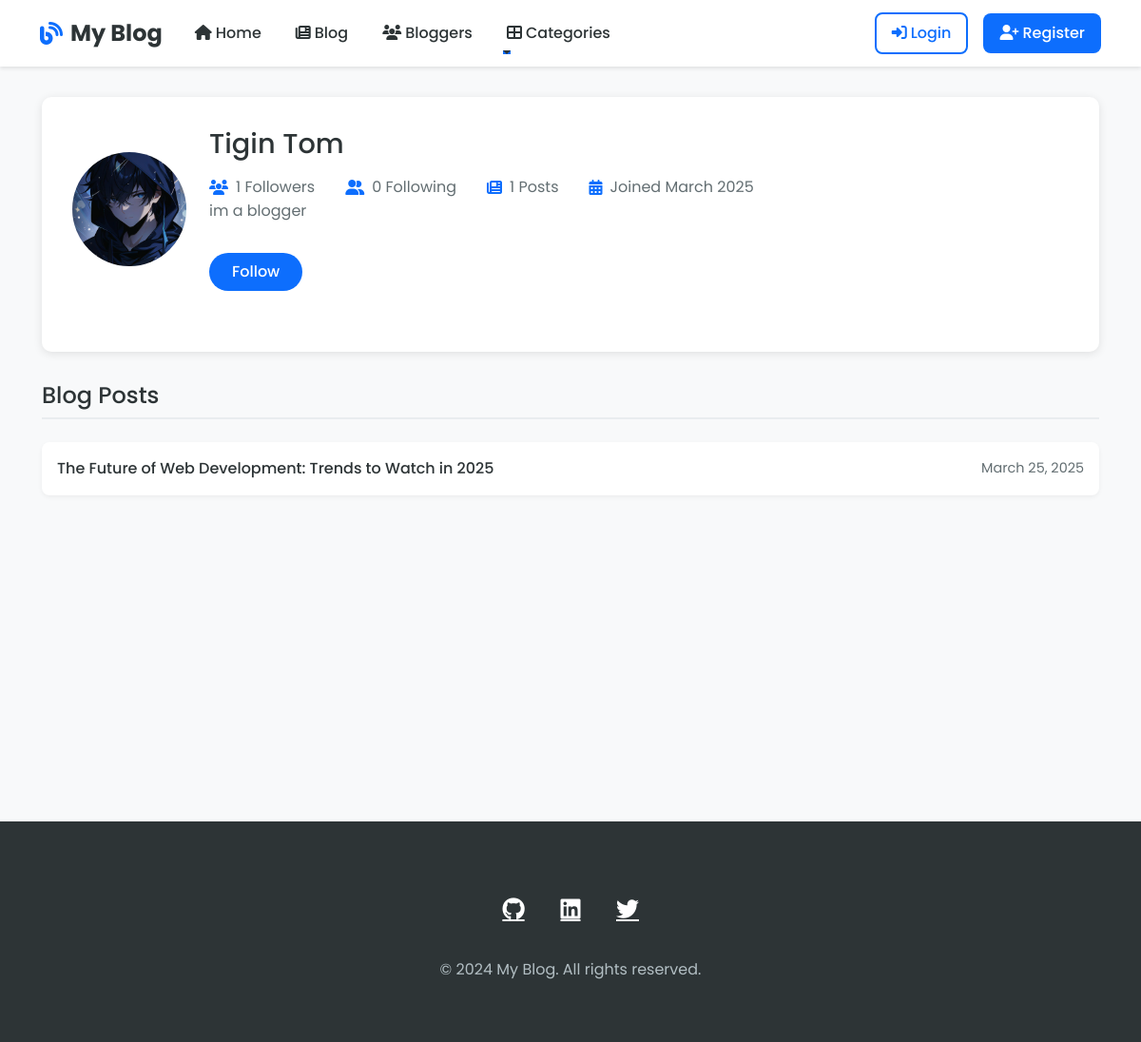
Screenshot of /blog/blogger/2/ with the database file from the repository.
### myapp/models.py (models this page shows, shortened)
class UserProfile(models.Model):
    user = models.OneToOneField(User, on_delete=models.CASCADE, related_name='profile')
    profile_picture = models.ImageField(upload_to='profile_pics/', null=True, blank=True)
    bio = models.TextField(max_length=500, blank=True)
    followers = models.ManyToManyField(User, related_name='following', blank=True)
    created_at = models.DateTimeField(auto_now_add=True)
    updated_at = models.DateTimeField(auto_now=True)
    def get_followers_count(self):
        return self.followers.count()
    def get_following_count(self):
        return self.user.following.count()

class BlogPost(models.Model):
    title = models.CharField(max_length=200)
    slug = models.SlugField(unique=True)
    content = models.TextField()
    excerpt = models.TextField(blank=True)
    author = models.ForeignKey(User, on_delete=models.CASCADE)
    image = models.ImageField(upload_to='blog_images/', blank=True, null=True)
    created_at = models.DateTimeField(auto_now_add=True)
    updated_at = models.DateTimeField(auto_now=True)
    status = models.CharField(max_length=10, choices=[
        ('draft', 'Draft'),
        ('published', 'Published')
    ], default='draft')
    likes = models.ManyToManyField(User, related_name='liked_posts', blank=True)
    shares = models.IntegerField(default=0)
    class Meta:
        ordering = ['-created_at']

### myapp/views.py (the view)
# urls.py: path('blog/blogger/<int:user_id>/', views.blogger_detail, name='blogger_detail'),
def blogger_detail(request, user_id):
    blogger = get_object_or_404(User, id=user_id)
    posts = BlogPost.objects.filter(author=blogger).order_by('-created_at')
    return render(request, 'myapp/blogger_detail.html', {
        'blogger': blogger,
        'posts': posts
    })

### myapp/templates/myapp/blogger_detail.html (shortened to what this page needs)
{% extends 'myapp/base.html' %}
{% block content %}
<div class="container">
    <div class="blogger-profile">
        <div class="blogger-header">
            <div class="blogger-avatar">
                {% if blogger.profile.profile_picture %}
                    <img src="{{ blogger.profile.profile_picture.url }}" alt="{{ blogger.username }}">
                {% else %}
                    <i class="fas fa-user"></i>
                {% endif %}
            </div>
            <div class="blogger-info">
                <h1>{{ blogger.get_full_name|default:blogger.username }}</h1>
                <div class="blogger-stats">
                    <div class="stat-item" onclick="window.location.href='{% url 'followers_list' blogger.id %}'">
                        <i class="fas fa-users"></i>
                        <span>{{ blogger.profile.get_followers_count }} Followers</span>
                    </div>
                    <div class="stat-item" onclick="window.location.href='{% url 'following_list' blogger.id %}'">
                        <i class="fas fa-user-friends"></i>
                        <span>{{ blogger.profile.get_following_count }} Following</span>
                    </div>
                    <div class="stat-item">
                        <i class="fas fa-newspaper"></i>
                        <span>{{ posts.count }} Posts</span>
                    </div>
                    <div class="stat-item">
                        <i class="fas fa-calendar-alt"></i>
                        <span>Joined {{ blogger.date_joined|date:"F Y" }}</span>
                    </div>
                </div>
                <div class="blogger-bio">
                    {% if blogger.profile.bio %}
                        {{ blogger.profile.bio|linebreaks }}
                    {% else %}
                        <p>No biography available yet.</p>
                    {% endif %}
                </div>
                <div class="blogger-actions">
                    {% if user == blogger %}
                        <a href="{% url 'edit_profile' %}" class="btn btn-outline-primary btn-edit-profile">
                            <i class="fas fa-edit me-1"></i>Edit Profile
                        </a>
                    {% else %}
                        <button class="btn btn-follow {% if user in blogger.profile.followers.all %}btn-following{% endif %}"
                                data-username="{{ blogger.username }}">
                            {% if user in blogger.profile.followers.all %}
                                Following
                            {% else %}
                                Follow
                            {% endif %}
                        </button>
                    {% endif %}
                </div>
            </div>
        </div>
    </div>
    <div class="blogger-posts">
        <h2>
            Blog Posts
        </h2>
        {% if posts %}
            <ul class="post-list">
                {% for post in posts %}
                    <li class="post-item">
                        <a href="{% url 'blog_detail' post.slug %}" class="post-title">
                            {{ post.title }}
                        </a>
                        <span class="post-date">
                            {{ post.created_at|date:"F j, Y" }}
                        </span>
                    </li>
                {% endfor %}
            </ul>
        {% endif %}
    </div>
</div>
{% endblock %}

### myapp/templates/myapp/base.html (style rules this page uses)
:root { --navbar-height: 70px; --primary-color: #0d6efd; --secondary-color: #2d3436; --text-color: #636e72; --bg-color: #f8f9fa; }
body { font-family: 'Poppins', sans-serif; background-color: var(--bg-color); color: var(--secondary-color); }

### myapp/templates/myapp/blogger_detail.html (style rules this page uses)
.blogger-profile { background: white; border-radius: 10px; padding: 2rem; margin-bottom: 2rem; box-shadow: 0 2px 10px rgba(0,0,0,0.1); }
.blogger-header { display: flex; align-items: center; margin-bottom: 2rem; }
.blogger-avatar { width: 120px; height: 120px; border-radius: 50%; overflow: hidden; margin-right: 1.5rem; }
.blogger-avatar img { width: 100%; height: 100%; object-fit: cover; }
.blogger-info h1 { color: var(--secondary-color); font-size: 1.8rem; margin-bottom: 0.5rem; }
.blogger-stats { display: flex; gap: 2rem; margin-top: 1rem; color: var(--text-color); }
.stat-item { display: flex; align-items: center; cursor: pointer; }
.stat-item i { margin-right: 0.5rem; color: var(--primary-color); }
.blogger-bio { color: var(--text-color); line-height: 1.6; margin-bottom: 2rem; }
.blogger-actions { display: flex; gap: 1rem; margin-top: 1rem; }
.btn-follow { background-color: var(--primary-color); color: white; border: none; padding: 0.5rem 1.5rem; border-radius: 20px; font-weight: 500; transition: background-color 0.3s; }
.blogger-posts h2 { color: var(--secondary-color); font-size: 1.5rem; margin-bottom: 1.5rem; padding-bottom: 0.5rem; border-bottom: 2px solid #e9ecef; display: flex; justify-content: space-between; align-items: center; }
.post-list { list-style: none; padding: 0; }
.post-item { display: flex; justify-content: space-between; align-items: center; padding: 1rem; background: white; border-radius: 8px; margin-bottom: 1rem; transition: all 0.3s ease; box-shadow: 0 2px 5px rgba(0,0,0,0.05); }
.post-title { color: var(--secondary-color); text-decoration: none; font-weight: 500; flex-grow: 1; }
.post-date { color: var(--text-color); font-size: 0.9rem; margin-left: 1rem; }

### rows the page displays
BlogPost: title "The Future of Web Development: Trends to Watch in 2025", created_at "March 25, 2025"

### other values shown
{{ blogger.get_full_name|default:blogger.username }} "Tigin Tom"
{{ blogger.profile.get_followers_count }} "1"
{{ blogger.profile.get_following_count }} "0"
{{ posts.count }} "1"
{{ blogger.date_joined|date:"F Y" }} "March 2025"
{{ blogger.profile.bio|linebreaks }} "im a blogger"
